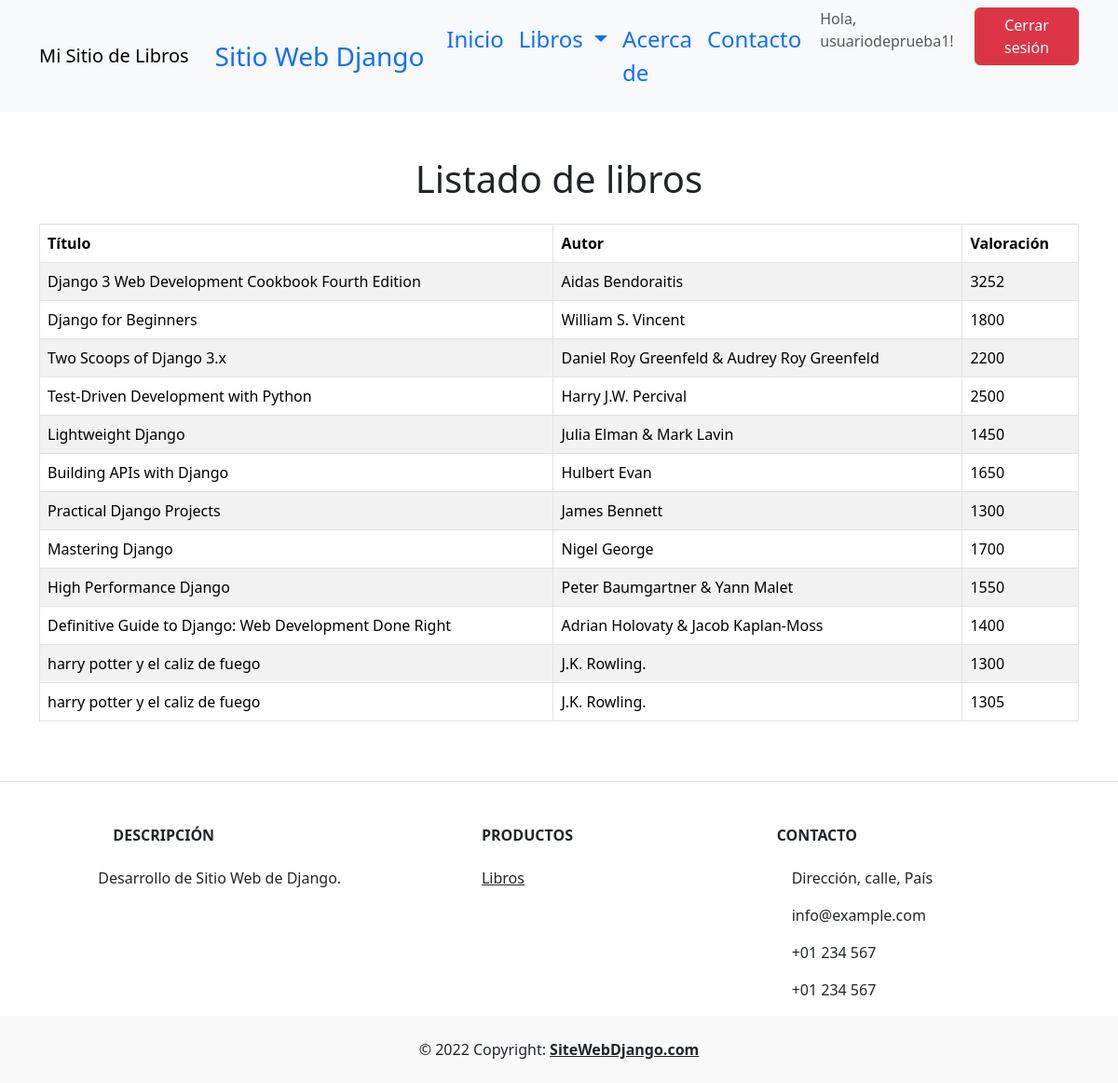
Page /lista_libros (signed in) on the committed database.
### libros/models.py (models this page shows, shortened)
class Book(models.Model):
    titulo = models.CharField(max_length=100, null=False)
    autor = models.CharField(max_length=50, null=False)
    valoracion = models.IntegerField(help_text='Valoración entre 0 y 100')
    fecha_creacion = models.DateTimeField(auto_now_add=True)  # Fecha de creación
    fecha_modificacion = models.DateTimeField(auto_now=True)  # Fecha de modificación
    class Meta:
        verbose_name = "Libro"
        verbose_name_plural = "Libros"
        permissions = [
            ("development", "Permiso como Desarrollador"),
            ("scrum_master", "Permiso como Scrum Master"),
            ("product_owner", "Permiso como Product Owner"),
        ]

### libros/views.py (the view)
# urls.py: path('lista_libros', views.lista_libro, name='lista_libros'), #lista de libros
@login_required
def lista_libro(request):
    books = Book.objects.all()
    libro_filtrado = Book.objects.filter(valoracion__gt=1500)
    return render(request, 'libros/lista_libros.html', {
        'books': books,          # Libros completos
        'libro_filtrado': libro_filtrado  # Libros filtrados
    })

### libros/templates/libros/lista_libros.html
{% extends 'libros/base.html' %}
{% block content %}
<div class="container mt-5">
    <h1 class="text-center mb-4">Listado de libros</h1>
    <table class="table table-striped table-bordered">
        <thead class="thead-dark">
            <tr>
                <th scope="col">Título</th>
                <th scope="col">Autor</th>
                <th scope="col">Valoración</th>
            </tr>
        </thead>
        <tbody>
            {% for book in books %}
                <tr>
                    <td>{{ book.titulo }}</td>
                    <td>{{ book.autor }}</td>
                    <td>{{ book.valoracion }}</td>
                </tr>
            {% endfor %}
        </tbody>
    </table>
</div>
{% endblock %}

### libros/templates/libros/base.html (shortened to what this page needs)
<!DOCTYPE html>
<html lang="en">
<head>
    <link href="https://cdn.jsdelivr.net/npm/bootstrap@5.3.2/dist/css/bootstrap.min.css" rel="stylesheet">
</head>
<body>
    <header>
        <nav class="navbar navbar-expand-lg navbar-light bg-light">
            <div class="container">
                <a class="navbar-brand" href="{% url 'index' %}">Mi Sitio de Libros</a>
                <div class="collapse navbar-collapse" id="navbarNav">
                    <ul class="navbar-nav ml-auto">
                        {% if user.is_authenticated %}
                            {% include 'libros/navbar.html'%}
                            <li class="nav-item">
                                <span class="navbar-text">Hola, {{ user.username }}!</span>
                            </li>
                            <li class="nav-item">
                                <form action="{% url 'logout' %}" method="POST" style="display: inline;">
                                    <button type="submit" class="btn btn-danger">Cerrar sesión</button>
                                </form>
                            </li>
                        {% else %}
                            <li class="nav-item">
                                <a href="{% url 'login' %}" class="btn btn-primary">Iniciar sesión</a>
                            </li>
                        {% endif %}
                    </ul>
                </div>
            </div>
        </nav>
    </header>
    <main>
        {% block content %}
        {% endblock %}
    </main>
    <footer>
        {% include 'libros/footer.html' %}
    </footer>
</body>
</html>

### libros/templates/libros/navbar.html (shortened to what this page needs)
<nav class="navbar navbar-expand-lg bg-body-tertiary">
  <div class="container-fluid">
      <a class="navbar-brand text-primary fs-3" href="#">Sitio Web Django</a>
      <div class="collapse navbar-collapse" id="navbarNav">
          <ul class="navbar-nav">
              <li class="nav-item">
                  <a class="nav-link text-primary fs-4" aria-current="page" href="{% url 'index' %}">Inicio</a>
              </li>
              <li class="nav-item dropdown">
                  <a class="nav-link dropdown-toggle text-primary fs-4" href="#" id="navbarDropdown" role="button" data-bs-toggle="dropdown" aria-expanded="false">
                      Libros
                  </a>
              </li>
              <li class="nav-item">
                <a class="nav-link text-primary fs-4" href="#">Acerca de</a>
            </li>
              <li class="nav-item">
                  <a class="nav-link text-primary fs-4" href="#">Contacto</a>
              </li>
          </ul>
      </div>
  </div>
</nav>

### libros/templates/libros/footer.html (shortened to what this page needs)
<section class="d-flex justify-content-center justify-content-lg-between p-4 border-bottom">
</section>
<section>
    <div class="container text-center text-md-start mt-5">
        <div class="row mt-3">
            <div class="col-md-3 col-lg-4 col-xl-3 mx-auto mb-4">
                <h6 class="text-uppercase fw-bold mb-4">
                    Descripción
                </h6>
                <p>
                    Desarrollo de Sitio Web de Django.
                </p>
            </div>
            <div class="col-md-2 col-lg-2 col-xl-2 mx-auto mb-4">
                <h6 class="text-uppercase fw-bold mb-4">Productos</h6>
                <p>
                    <a href="{% url 'lista_libros' %}" class="text-reset">Libros</a>
                </p>
            </div>
            <div class="col-md-4 col-lg-3 col-xl-3 mx-auto mb-md-0 mb-4">
                <h6 class="text-uppercase fw-bold mb-4">Contacto</h6>
                <p> Dirección, calle, País</p>
                <p>
                    info@example.com
                </p>
                <p> +01 234 567</p>
                <p> +01 234 567</p>
            </div>
        </div>
    </div>
</section>
<div class="text-center p-4" style="background-color: rgba(0, 0, 0, 0.025);">
    © 2022 Copyright:
    <a class="text-reset fw-bold" href="http://localhost:8000">SiteWebDjango.com</a>
</div>

### rows in the picture
Book: titulo "Django 3 Web Development Cookbook Fourth Edition", autor "Aidas Bendoraitis", valoracion "3252"
Book: titulo "Django for Beginners", autor "William S. Vincent", valoracion "1800"
Book: titulo "Two Scoops of Django 3.x", autor "Daniel Roy Greenfeld & Audrey Roy Greenfeld", valoracion "2200"
Book: titulo "Test-Driven Development with Python", autor "Harry J.W. Percival", valoracion "2500"
Book: titulo "Lightweight Django", autor "Julia Elman & Mark Lavin", valoracion "1450"
Book: titulo "Building APIs with Django", autor "Hulbert Evan", valoracion "1650"
Book: titulo "Practical Django Projects", autor "James Bennett", valoracion "1300"
Book: titulo "Mastering Django", autor "Nigel George", valoracion "1700"
Book: titulo "High Performance Django", autor "Peter Baumgartner & Yann Malet", valoracion "1550"
Book: titulo "Definitive Guide to Django: Web Development Done Right", autor "Adrian Holovaty & Jacob Kaplan-Moss", valoracion "1400"
Book: titulo "harry potter y el caliz de fuego", autor "J.K. Rowling.", valoracion "1300"
Book: titulo "harry potter y el caliz de fuego", autor "J.K. Rowling.", valoracion "1305"

### other values in the picture
{{ user.username }} "usuariodeprueba1"
